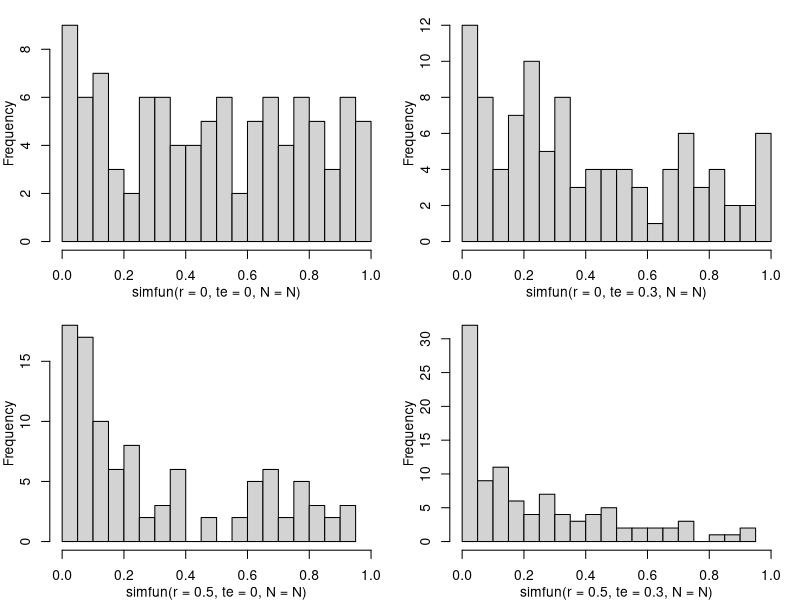

Reproduce this figure in R.
simfun<-function(r, #correlation of item difficulty and sensitivity to treatment
                 te, #treatment effect on logit scale
                 N=2000
                 )
{
    pv<-numeric()
    for (ii in 1:100) {
        library(MASS)
        ##person stuff
        treat<-rbinom(1000,1,.5)
        N<-length(treat)
        th<-mvrnorm(N,mu=rep(0,2),Sigma=matrix(c(1,.9,.9,1),2,2))
        th0<-th[,1]
        th<-th[,2]+te*treat
        ##item stuff
        z<-mvrnorm(50,mu=rep(0,2),
                   Sigma=matrix(c(1,r,r,1),2,2)
                   )
        b<-z[,1]
        delta<-z[,2]/3 ##rescaling
        ##
        thmat<-matrix(th,N,50,byrow=FALSE)
        bmat<-matrix(b,N,50,byrow=TRUE)
        delmat<-matrix(delta,N,50,byrow=TRUE)
        for (i in 1:nrow(delmat)) delmat[i,]<-treat[i]*delmat[i,] ##only those in treatment get add'l offset of delta
        ##
        k<- thmat+bmat+delmat
        p<-1/(1+exp(-k))
        resp<-p
        for (i in 1:ncol(resp)) resp[,i]<-rbinom(N,1,p[,i])
        ##
        ss<-rowSums(resp)
        m<-lm(ss~treat*th0)
        pv[ii]<-summary(m)$coef[4,4]
    }
    pv
}

par(mfrow=c(2,2),mar=c(3,3,1,1),mgp=c(2,1,0))
N<-15000
##should look uniform when r=0
hist(simfun(r=0,te=0,N=N),xlim=0:1,breaks=20,main='')
hist(simfun(r=0,te=.3,N=N),xlim=0:1,breaks=20,main='')
##should have lots of false-posivites when r>0
hist(simfun(r=0.5,te=0,N=N),xlim=0:1,breaks=20,main='')
hist(simfun(r=.5,te=.3,N=N),xlim=0:1,breaks=20,main='')


